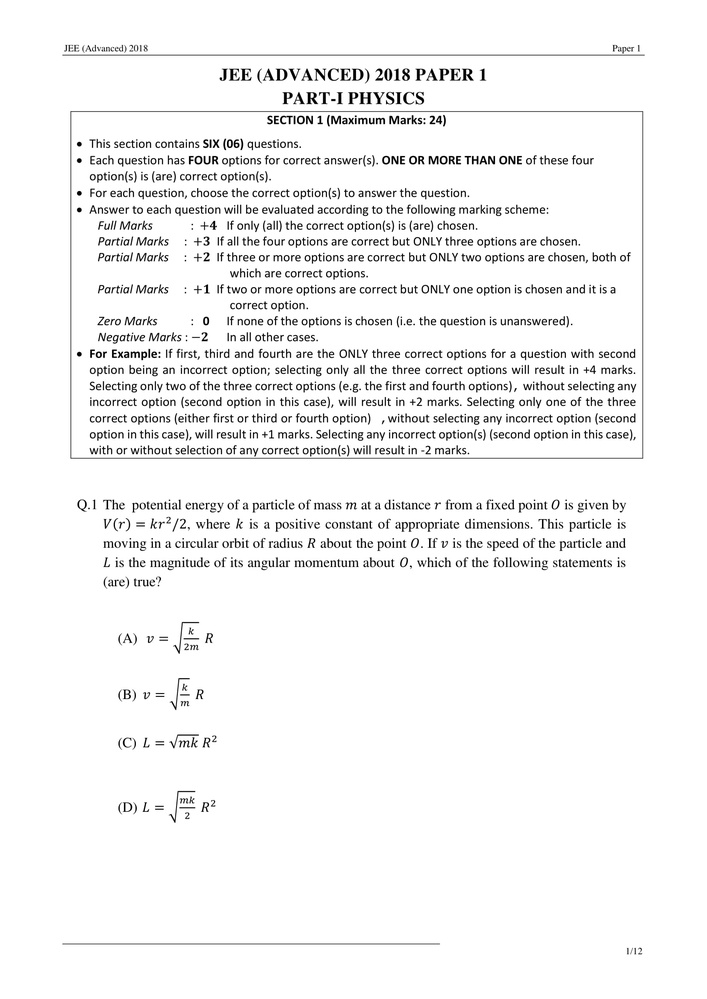
#> input picture paper1/01.jpg, 707 x 999 px, shrunk from 1654 x 2338 before the run
$ python -i bbox_finder.py   (imports and definitions only)
#> lines starting #> are read from the running program, lines starting #| are printed output that depends on the picture; after the words box and inside, x2 and y2 are one past the last pixel; in counts of white or black regions, pixels touching at a corner belong together
#> further down, picture is the input picture: shape (999, 707, 3); min 0, max 255, mean 244
import cv2
import numpy as np
import matplotlib.pyplot as plt
import pandas as pd

def overlap(a,b):
    mid_a=[(a[0]+a[2])/2,(a[1]+a[3])/2]
    mid_b=[(b[0]+b[2])/2,(b[1]+b[3])/2]
    if(np.abs(mid_a[0]-mid_b[0])*2<(a[2]+b[2]-a[0]-b[0]+200) and np.abs(mid_a[1]-mid_b[1])*2<(a[3]+b[3]-a[1]-b[1])+20):
        return True
    return False

def iou(a,b):
    union=[0,0,0,0]
    union[0]=min(a[0],b[0])
    union[2]=max(a[2],b[2])
    union[1]=min(a[1],b[1])
    union[3]=max(a[3],b[3])
    return union
def combine_box_rec(box,array):
    if(len(array)==0):
        return box,array
    array = np.delete(array, np.flatnonzero((array == box).all(1)), axis=0)
    a=0

    for x in array:
        if(overlap(box,x)):
            a=1
            box=iou(box,x)
            array= np.delete(array, np.flatnonzero((array == x).all(1)), axis=0)
            break
    if(a==0):
        return box,array
    x,arr=combine_box_rec(box,array)
    return x,arr

def combine_box(arr):
    bbox=[]
    while True:
        val,arr=combine_box_rec(arr[0],arr)
        bbox.append(val)
        if(len(arr)==0):
            break
    return bbox
def extract_contours(img):
    gray=cv2.cvtColor(img,cv2.COLOR_BGR2GRAY)
    _,thresh = cv2.threshold(gray,150,255,cv2.THRESH_BINARY_INV)
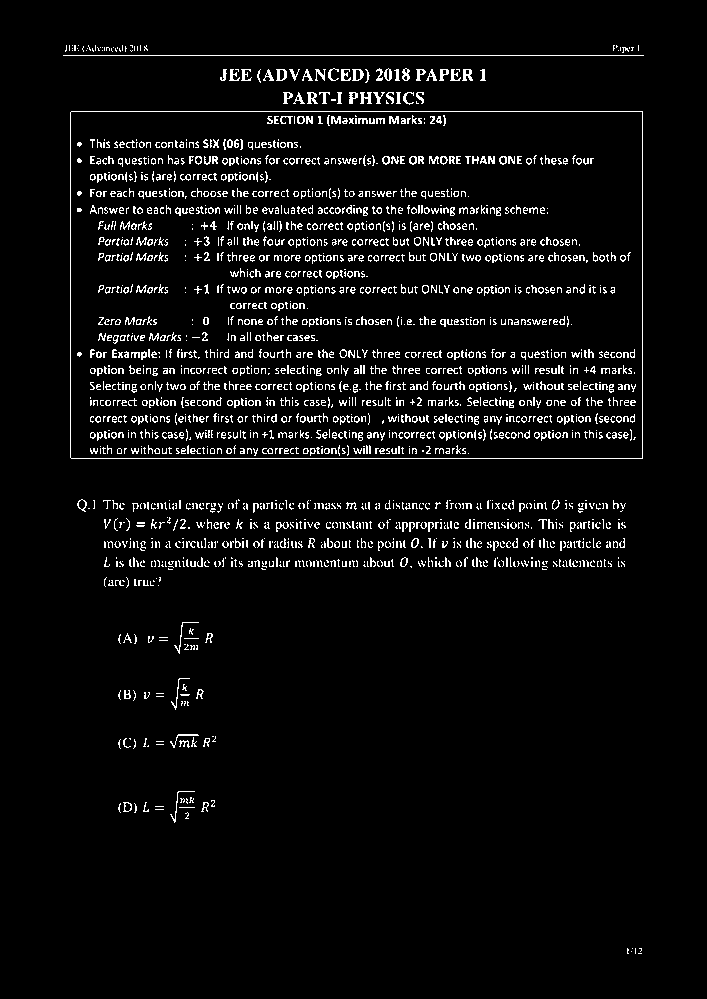
#> thresh: shape (999, 707); 4.9% white in thin lines or dots, all inside (x1, y1, x2, y2) = (63, 45, 644, 954)
    kernel = cv2.getStructuringElement(cv2.MORPH_CROSS,(3,3))
    dilated = cv2.dilate(thresh,kernel,iterations = 13)
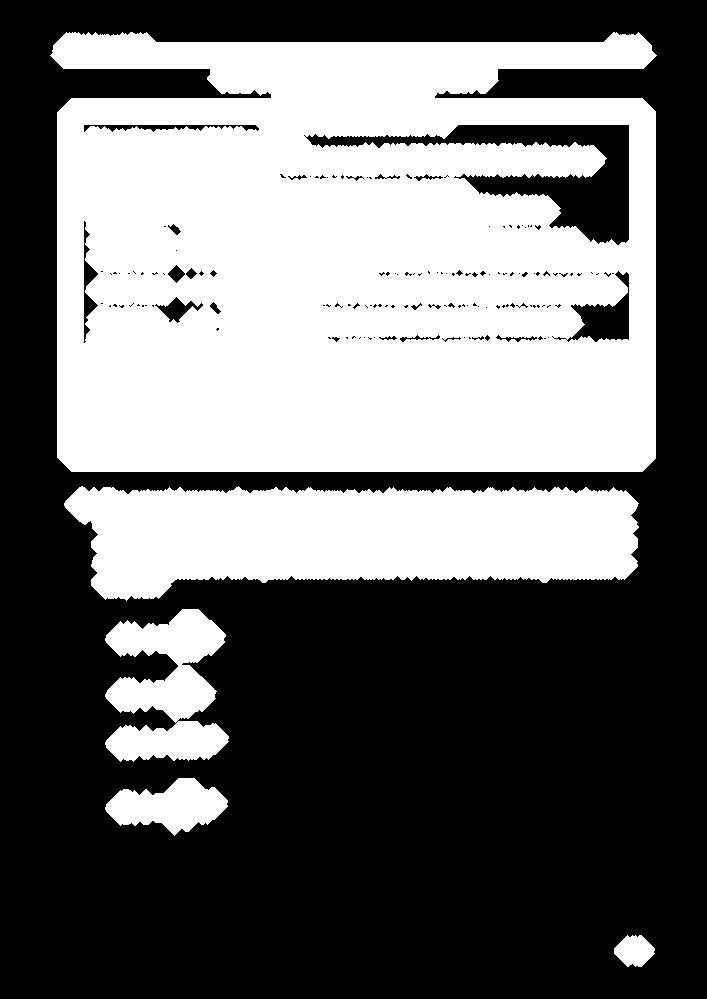
#> dilated: shape (999, 707); 42.3% white; 5 white regions
    contours, hierarchy = cv2.findContours(dilated,cv2.RETR_EXTERNAL,cv2.CHAIN_APPROX_NONE)
#> contours = 5 contours; box (x1, y1, x2, y2) and area: (50, 32, 657, 472) 247073, (64, 486, 639, 601) 49884, (105, 609, 229, 762) 11186, (105, 778, 228, 836) 4110, (614, 935, 655, 967) 875
    contour_list=[]
    last_box=None
    for contour in contours:
        [x,y,w,h]=cv2.boundingRect(contour)
        contour_list.append([x,y,x+w,y+h])
#> this loop made 5 passes
#> (x, y, w, h) on passes 1 to 5: (614, 935, 41, 32), (105, 778, 123, 58), (105, 609, 124, 153), (64, 486, 575, 115), (50, 32, 607, 440)
#> after the loop, contour_list = [[614, 935, 655, 967], [105, 778, 228, 836], [105, 609, 229, 762], [64, 486, 639, 601], [50, 32, 657, 472]]
    bbox=combine_box(np.array(contour_list))
#> the loop in combine_box, `while True:` made 4 passes
#> val on passes 1 to 2: [614, 935, 655, 967], [105, 778, 228, 836]
#> after the loop in combine_box, `while True:`: arr = empty array; bbox = [[614, 935, 655, 967], [105, 778, 228, 836], [64, 486, 639, 762], [50, 32, 657, 472]]
    n=1
    for x in bbox:
        cv2.rectangle(img,(x[0],x[1]),(x[2],x[3]),(255,0,255),2)
        font = cv2.FONT_HERSHEY_SIMPLEX
        cv2.putText(img,str(n),(x[0],x[1]), font, 4,(0,255,255),2,cv2.LINE_AA)
        n=n+1
#> this loop made 4 passes
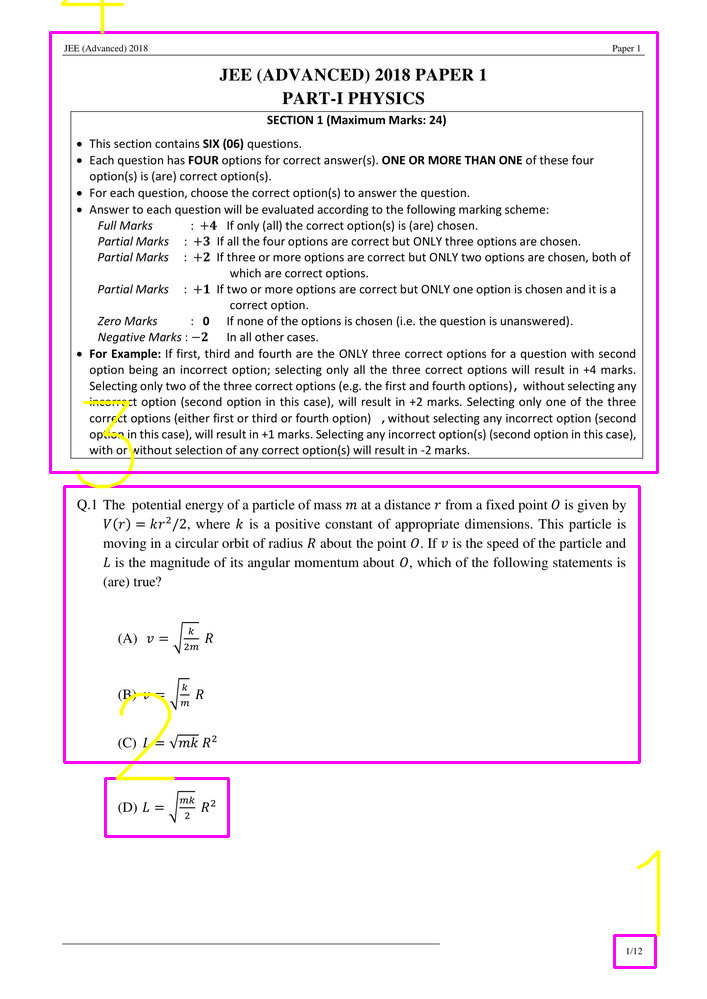
#> img: shape (999, 707, 3); 2.2% of pixels changed, all inside (x1, y1, x2, y2) = (49, 0, 661, 969)
#> after the loop, n = 5
    return img,pd.DataFrame(bbox)

>>> import cv2
>>> picture = cv2.imread('paper1/01.jpg')
>>> result = extract_contours(picture)

$ run again, on paper1/02.jpg
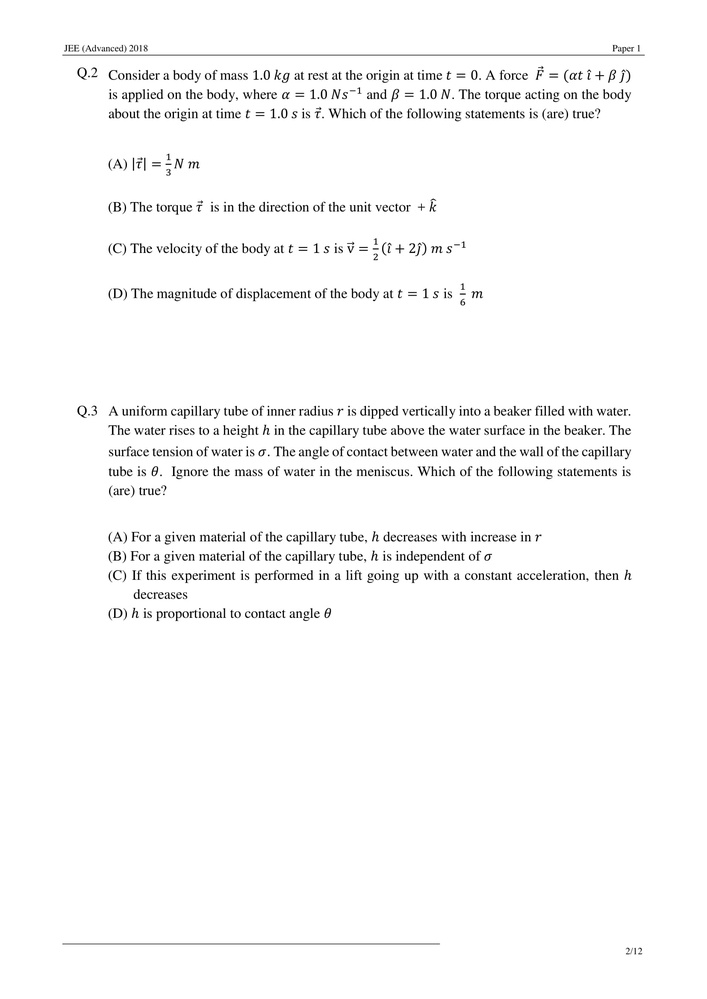
#> input picture paper1/02.jpg, 707 x 999 px, shrunk from 1654 x 2338 before the run
#> picture is the input picture: shape (999, 707, 3); min 0, max 255, mean 249.1
#> in extract_contours, `_,thresh = cv2.threshold(gray,150,255,cv2.THRESH_BINARY_INV)`:
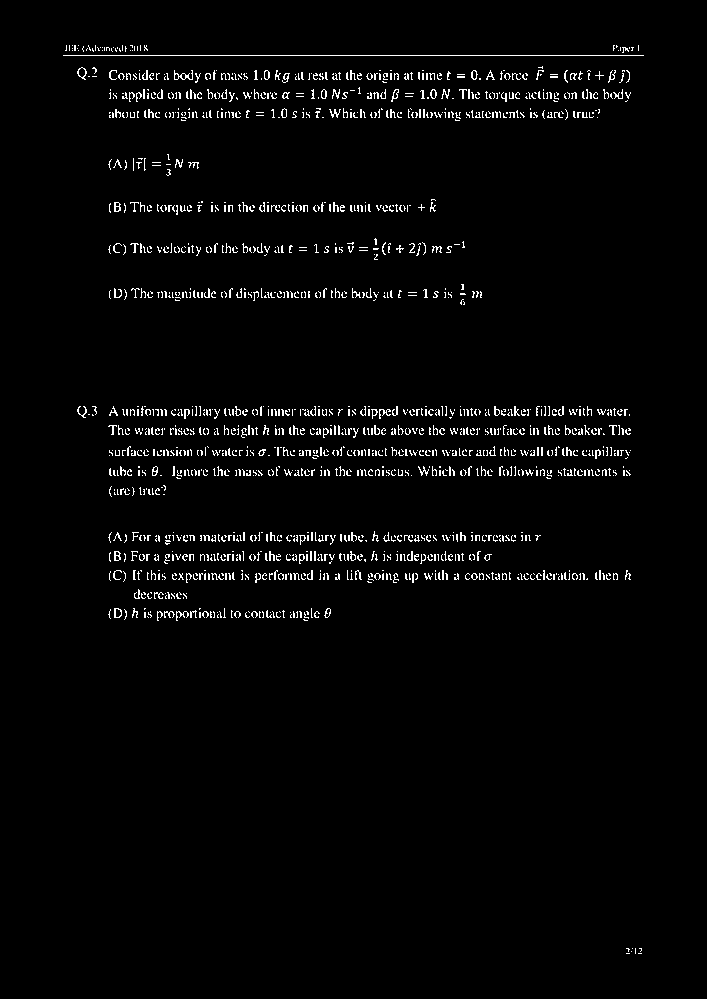
#> thresh: shape (999, 707); 2.5% white in thin lines or dots, all inside (x1, y1, x2, y2) = (63, 45, 644, 954)
#> dilated: shape (999, 707); 26.2% white; 8 white regions
#> contours = 8 contours; box (x1, y1, x2, y2) and area: (64, 393, 644, 510) 51554, (50, 32, 657, 134) 49661, (95, 518, 644, 634) 41370, (96, 271, 495, 318) 12126, (95, 225, 478, 273) 11586, (96, 186, 449, 228) 10626, (95, 141, 212, 189) 3454, (613, 935, 655, 967) 904
#> the loop in extract_contours, `for contour in contours:` made 8 passes
#> (x, y, w, h) on passes 1 to 8: (613, 935, 42, 32), (95, 518, 549, 116), (64, 393, 580, 117), (96, 271, 399, 47), (95, 225, 383, 48), (96, 186, 353, 42), (95, 141, 117, 48), (50, 32, 607, 102)
#> after the loop in extract_contours, `for contour in contours:`: contour_list = [[613, 935, 655, 967], [95, 518, 644, 634], [64, 393, 644, 510], [96, 271, 495, 318], [95, 225, 478, 273], [96, 186, 449, 228], [95, 141, 212, 189], [50, 32, 657, 134]]
#> the loop in combine_box, `while True:` made 3 passes
#> val on passes 1 to 2: [613, 935, 655, 967], [64, 393, 644, 634]
#> after the loop in combine_box, `while True:`: arr = empty array; bbox = [[613, 935, 655, 967], [64, 393, 644, 634], [50, 32, 657, 318]]
#> the loop in extract_contours, `for x in bbox:` made 3 passes
#> after the loop in extract_contours, `for x in bbox:`:
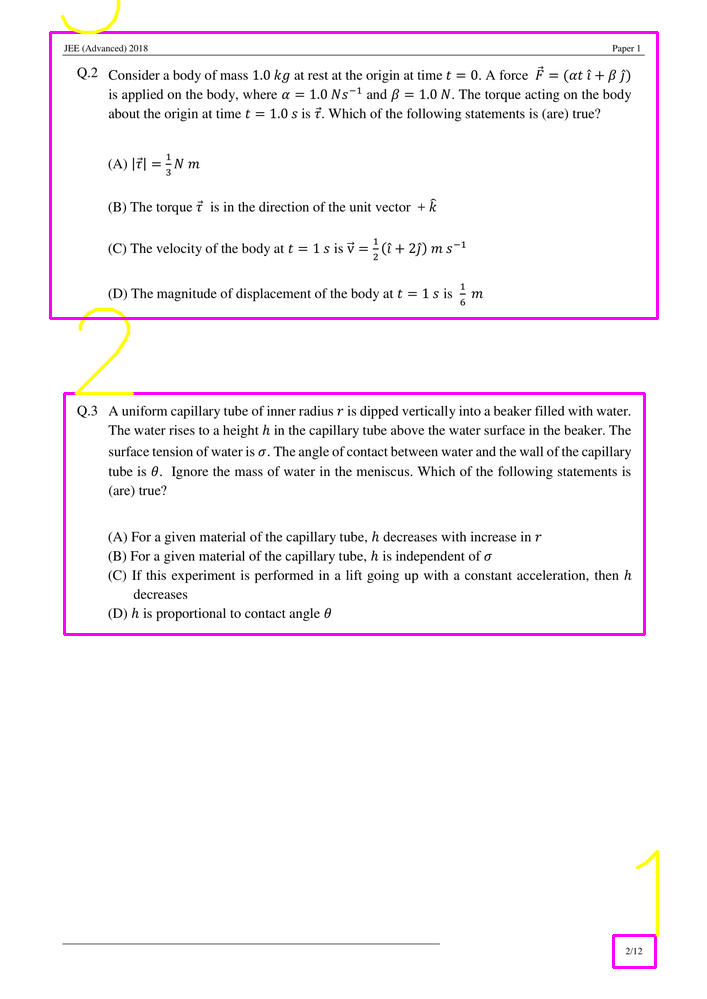
#> img: shape (999, 707, 3); 1.75% of pixels changed, all inside (x1, y1, x2, y2) = (49, 0, 660, 969)
#> after the loop in extract_contours, `for x in bbox:`: n = 4

$ run again, on paper1/03.jpg
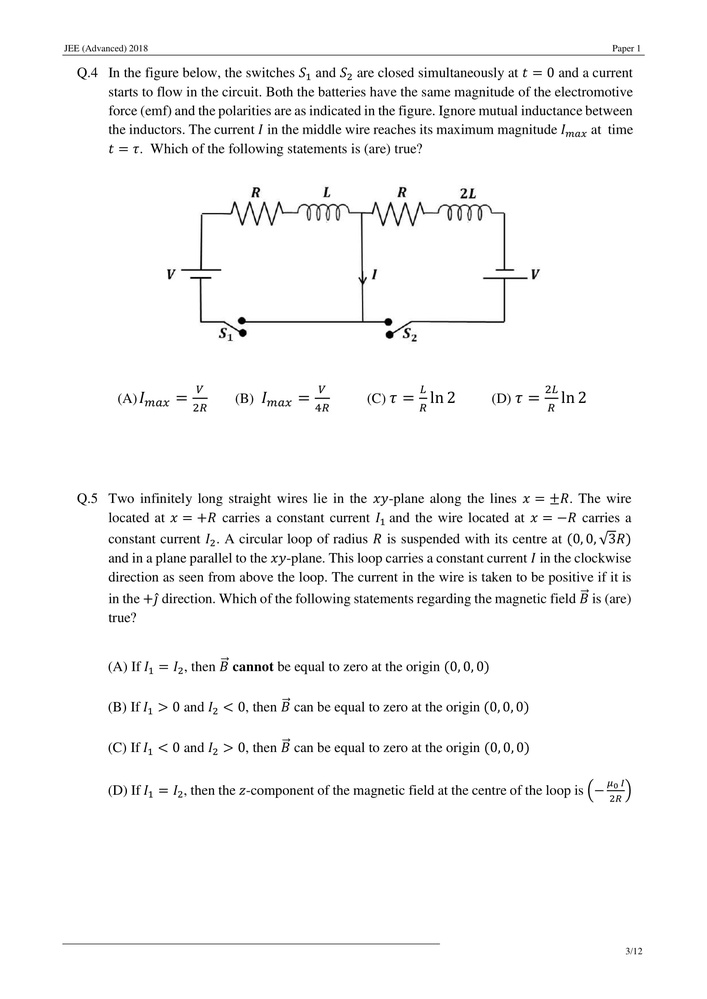
#> input picture paper1/03.jpg, 707 x 999 px, shrunk from 1654 x 2338 before the run
#> picture is the input picture: shape (999, 707, 3); min 0, max 255, mean 247
#> in extract_contours, `_,thresh = cv2.threshold(gray,150,255,cv2.THRESH_BINARY_INV)`:
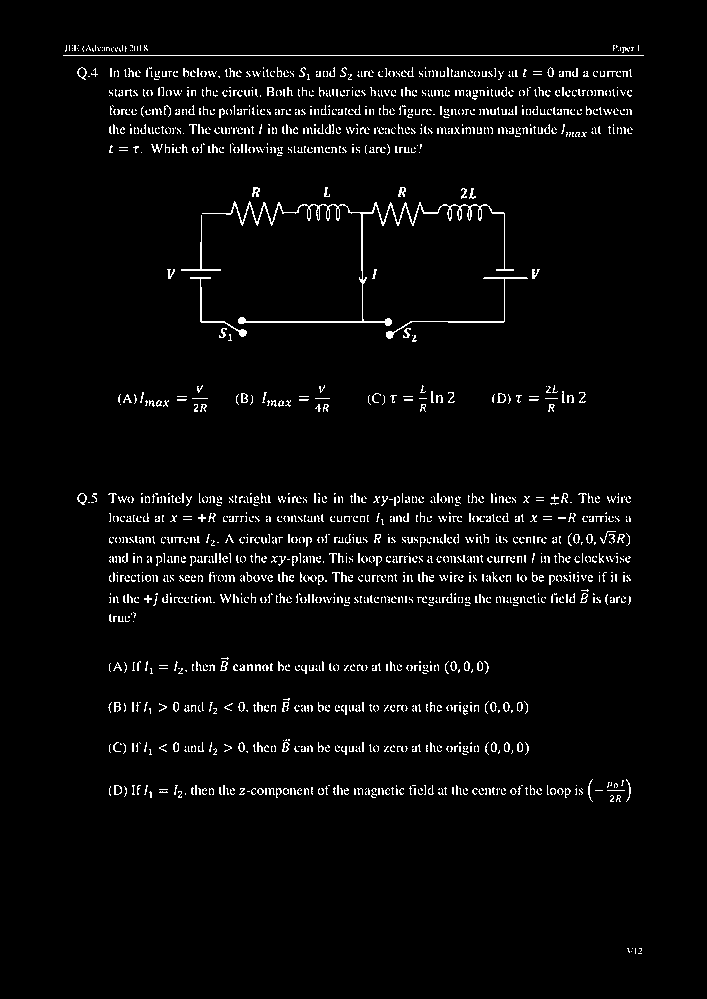
#> thresh: shape (999, 707); 3.3% white in thin lines or dots, all inside (x1, y1, x2, y2) = (63, 45, 644, 954)
#> dilated: shape (999, 707); 35% white; 12 white regions
#> contours = 12 contours; largest, box (x1, y1, x2, y2) and area: (64, 480, 644, 635) 72606, (50, 32, 657, 169) 65406, (154, 174, 553, 355) 50555, (96, 766, 644, 815) 17288, (95, 685, 541, 728) 13551
#> the loop in extract_contours, `for contour in contours:` made 12 passes
#> (x, y, w, h) on passes 1 to 8: (614, 935, 41, 32), (96, 766, 548, 49), (96, 726, 446, 42), (95, 685, 446, 43), (96, 644, 406, 43), (64, 480, 580, 155), (479, 372, 120, 53), (355, 372, 113, 53)
#> after the loop in extract_contours, `for contour in contours:`: contour_list = [[614, 935, 655, 967], [96, 766, 644, 815], [96, 726, 542, 768], [95, 685, 541, 728], [96, 644, 502, 687], [64, 480, 644, 635], [479, 372, 599, 425], [355, 372, 468, 425], [223, 372, 343, 425], [105, 372, 221, 425], [154, 174, 553, 355], [50, 32, 657, 169]]
#> the loop in combine_box, `while True:` made 4 passes
#> val on passes 1 to 2: [614, 935, 655, 967], [64, 480, 644, 815]
#> after the loop in combine_box, `while True:`: arr = empty array; bbox = [[614, 935, 655, 967], [64, 480, 644, 815], [105, 372, 599, 425], [50, 32, 657, 355]]
#> the loop in extract_contours, `for x in bbox:` made 4 passes
#> after the loop in extract_contours, `for x in bbox:`:
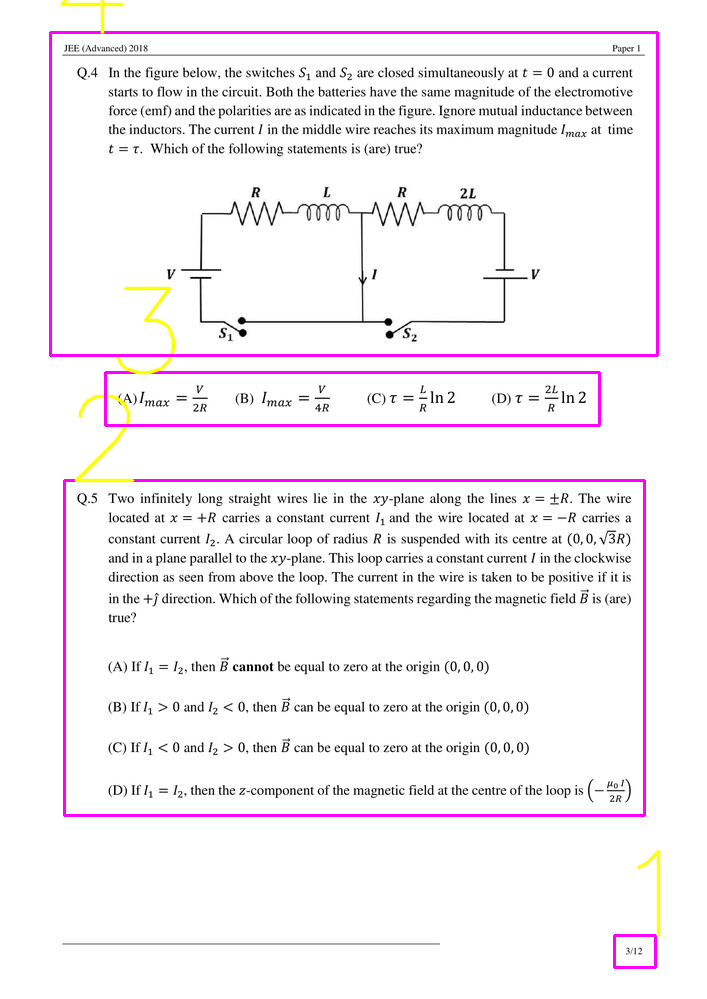
#> img: shape (999, 707, 3); 2.46% of pixels changed, all inside (x1, y1, x2, y2) = (49, 0, 661, 969)
#> after the loop in extract_contours, `for x in bbox:`: n = 5
